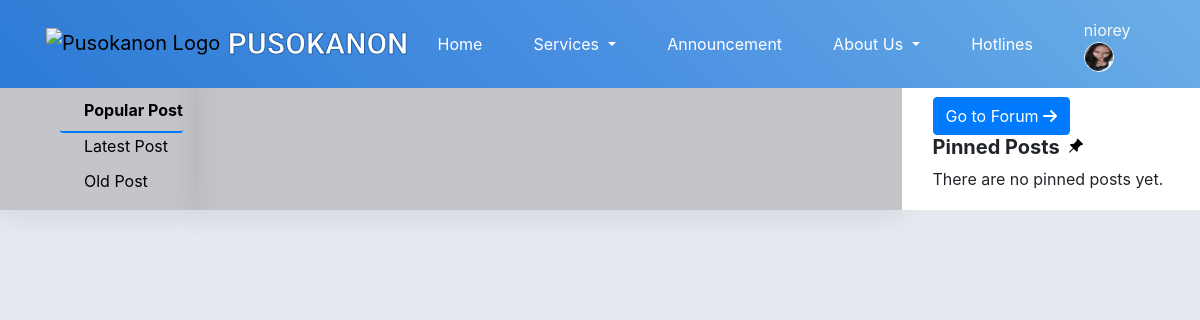
Page /Announcement.php (signed in) on the earlier database version.
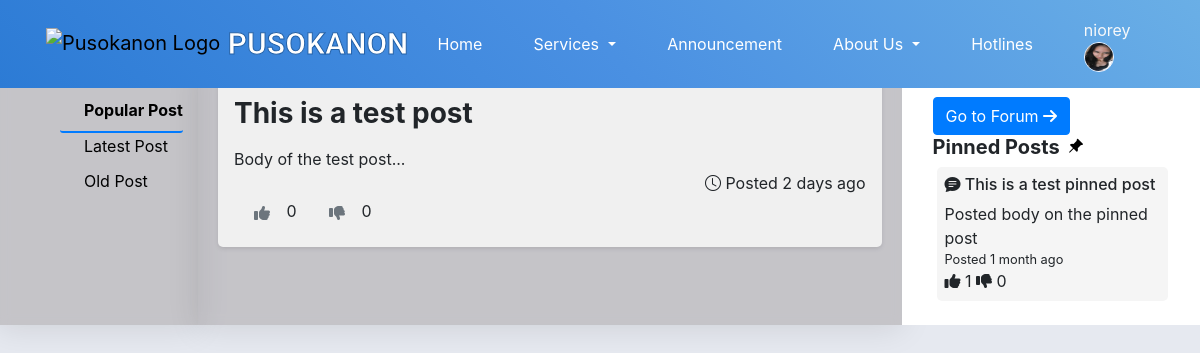
Same page on the later database version.
### tables this page shows
CREATE TABLE `announcement_posts` (
  `post_id` int(11) NOT NULL,
  `staff_id` int(11) NOT NULL,
  `title` varchar(255) NOT NULL,
  `content` text NOT NULL,
  `created_at` timestamp NOT NULL DEFAULT current_timestamp(),
  `pinned` tinyint(1) NOT NULL DEFAULT 0,
  `upvotes` int(11) DEFAULT 0,
  `downvotes` int(11) DEFAULT 0
);

### db/DBconn.php (called while the page is built, shortened)
<?php
function fetchPinnedPosts($pdo, $limit = 5) {
    $query = "SELECT p.*
              FROM announcement_posts p
              WHERE p.pinned = 1
              ORDER BY p.created_at DESC
              LIMIT :limit";
    $stmt = $pdo->prepare($query);
    $stmt->bindParam(':limit', $limit, PDO::PARAM_INT);
    $stmt->execute();
    return $stmt->fetchAll();
}
function getUserReaction($pdo, $post_id, $res_id) {
    $stmt = $pdo->prepare("SELECT reaction_type FROM announcement_posts_reactions WHERE post_id = ? AND res_id = ?");
    $stmt->execute([$post_id, $res_id]);
    return $stmt->fetch(PDO::FETCH_ASSOC);
}
function fetchAllPosts($pdo, $sort) {
    switch ($sort) {
        case 'trending':
        default:
            $orderBy = "(p.upvotes - p.downvotes) DESC, p.created_at DESC";
            break;
    }
    $query = "SELECT p.*
              FROM announcement_posts p
              WHERE p.pinned = 0
              ORDER BY $orderBy";
    $stmt = $pdo->prepare($query);
    $stmt->execute();
    return $stmt->fetchAll();
}

### Announcement.php (the view, shortened to what this page needs)
<?php
    include 'include/header.php';
    include 'db/DBconn.php';
    $sort = isset($_GET['sort']) ? $_GET['sort'] : 'trending';
    $pinnedPosts = fetchPinnedPosts($pdo);
    $posts = fetchAllPosts($pdo, $sort);
    function time_elapsed_string($datetime, $full = false) {
        $now = new DateTime;
        $ago = new DateTime($datetime);
        $diff = $now->diff($ago);
        $weeks = floor($diff->d / 7);
        $diff->d -= $weeks * 7;
        $string = array(
            'y' => 'year',
            'm' => 'month',
            'w' => 'week',
            'd' => 'day',
            'h' => 'hour',
            'i' => 'minute',
            's' => 'second',
        );
        foreach ($string as $k => &$v) {
            $value = $k === 'w' ? $weeks : $diff->$k;
            if ($value) {
                $v = $value . ' ' . $v . ($value > 1 ? 's' : '');
            } else {
                unset($string[$k]);
            }
        }
        if (!$full) $string = array_slice($string, 0, 1);
        return $string ? implode(', ', $string) . ' ago' : 'just now';
    }
?>
<link rel="stylesheet" href="css/Announcement.css">
<main>
    <div class="container-announcement">
        <div class="row d-none d-md-block">
            <div class="d-flex">
                <div class="col-md-2 announcement-sort pt-4 ">
                    <div class="sort-container justify-content-end py-2 ms-5 ">
                        <a href="?sort=trending" class="trending-button <?php echo $sort === 'trending' ? 'active' : ''; ?>">
                            <div class="sort-buttons pb-2">
                                <span class="pl-4"> Popular Post </span>
                            </div>
                        </a>
                        <a href="?sort=latest" class="latest-button <?php echo $sort === 'latest' ? 'active' : ''; ?>">
                            <div class="sort-buttons pb-2">
                            <span class="pl-4"> Latest Post  </span>
                            </div>
                        </a>
                        <a href="?sort=oldest" class="oldest-button <?php echo $sort === 'oldest' ? 'active' : ''; ?>">
                            <div class="sort-buttons pb-2">
                            <span class="pl-4"> Old Post </span>
                            </div>
                        </a>
                    </div>
                </div>
                <div class="col-md-7 announcement-item Posts">
                    <?php if (!empty($posts)): ?>
                            <?php foreach ($posts as $post): ?>
                                <a href="Res-view-Post.php?id=<?php echo $post['post_id']; ?>">
                                    <div class="Post my-3 px-3 py-3">
                                        <h3 class="fw-bold mb-3 post-title"><?php echo htmlspecialchars($post['title']); ?></h3>
                                        <p ><?php echo substr(htmlspecialchars($post['content']), 0, 100) . '...'; ?></p>
                                        <p class="posted text-end"><i class="bi bi-clock"></i> Posted <?php echo time_elapsed_string($post['created_at']); ?></p>
                                        <div class="reactions pl-2">
                                            <span class="reaction pe-3">
                                                <button class="btn upvote-btn <?php echo (isset($_SESSION['res_ID']) && getUserReaction($pdo, $post['post_id'], $_SESSION['res_ID'])['reaction_type'] === 'upvote') ? 'active' : ''; ?>" data-post-id="<?php echo $post['post_id']; ?>">
                                                    <i class="fa-solid fa-thumbs-up"></i>
                                                </button>
                                                <span class="count upvote-count"><?php echo $post['upvotes']; ?></span>
                                            </span>
                                            <span class="reaction">
                                                <button class="btn downvote-btn <?php echo (isset($_SESSION['res_ID']) && getUserReaction($pdo, $post['post_id'], $_SESSION['res_ID'])['reaction_type'] === 'downvote') ? 'active' : ''; ?>" data-post-id="<?php echo $post['post_id']; ?>">
                                                    <i class="fa-solid fa-thumbs-down"></i>
                                                </button>
                                                <span class="count downvote-count"><?php echo $post['downvotes']; ?></span>
                                            </span>
                                        </div>
                                    </div>
                                </a>
                            <?php endforeach; ?>
                        <?php else: ?>
                            <p class="no-post-message">There are no posts yet.</p>
                        <?php endif; ?>
                </div>
                <div class="col-md-3 announcement-pin bg-white pin">
                    <div class="Pinned-Posts p-1 p-sm-3 pb-1 mt-3">
                        <a href="Forum.php">
                            <button class="btn btn-primary">Go to Forum <i class="fa-solid fa-arrow-right"></i></button>
                        </a>
                        <h5 class="fw-bold d-flex justify-content-between align-items-center">
                            <span class="d-flex align-items-center">
                                Pinned Posts
                                <i class="bi bi-pin-angle-fill ms-2 text-black small"></i>
                            </span>
                        </h5>
                        <?php if (!empty($pinnedPosts)): ?>
                        <?php foreach ($pinnedPosts as $pinnedPost): ?>
                            <a href="Res-view-Post.php?id=<?php echo $pinnedPost['post_id']; ?>">
                                <div class="Pinned-Post my-2 mx-1 px-2 py-2">
                                    <h6 class="post-title"><i class="bi bi-chat-text-fill pin-title"></i> <?php echo htmlspecialchars($pinnedPost['title']); ?></h6>
                                    <span class="posted ">Posted <?= htmlspecialchars($pinnedPost['content']); ?></span>
                                    <p class="posted small">Posted <?php echo time_elapsed_string($pinnedPost['created_at']); ?></p>
                                    <div>
                                        <i class="fa-solid fa-thumbs-up reactions"></i>
                                        <span class="reactions"><?php echo $pinnedPost['upvotes']; ?></span>
                                        <i class="fa-solid fa-thumbs-down reactions"></i>
                                        <span class="reactions"><?php echo $pinnedPost['downvotes']; ?></span>
                                    </div>
                                </div>
                            </a>
                        <?php endforeach; ?>
                        <?php else: ?>
                            <p class="no-pinned-message">There are no pinned posts yet.</p>
                        <?php endif; ?>
                    </div>
                </div>
            </div>
        </div>
    </div>
</main>
</body>
</html>

### include/header.php (shortened to what this page needs)
<?php
if (isset($_SESSION['loggedin']) && $_SESSION['loggedin'] === true) {
    $firstName = isset($_SESSION['res_fname'] ) ? $_SESSION['res_fname'] : '';
    $profilePicture = $_SESSION['profile_picture'];
} else {
    header("Location: login.php");
    exit();
}
?>
<!DOCTYPE html>
<html>
<head>
    <meta name="viewport" content="width=device-width, initial-scale=1.0, maximum-scale=1.0, user-scalable=no">    <link rel="stylesheet" href="https://cdn.jsdelivr.net/npm/bootstrap-icons@1.11.3/font/bootstrap-icons.min.css">
    <link rel="stylesheet" href="https://cdn.jsdelivr.net/npm/bootstrap@5.0.2/dist/css/bootstrap.min.css">
    <link href="https://cdn.jsdelivr.net/npm/bootstrap@5.3.3/dist/css/bootstrap.min.css" rel="stylesheet">
    <link rel="stylesheet" href="https://maxcdn.bootstrapcdn.com/bootstrap/4.5.2/css/bootstrap.min.css">
    <link rel="stylesheet" href="https://cdnjs.cloudflare.com/ajax/libs/animate.css/4.1.1/animate.min.css">
    <link rel="stylesheet" href="https://cdnjs.cloudflare.com/ajax/libs/font-awesome/5.15.1/css/all.min.css">
    <link rel="stylesheet" href="https://cdnjs.cloudflare.com/ajax/libs/font-awesome/5.15.1/css/all.min.css">
    <link rel="stylesheet" href="https://cdnjs.cloudflare.com/ajax/libs/font-awesome/6.5.2/css/all.min.css" />
    <link rel="stylesheet" href="https://cdn.jsdelivr.net/npm/sweetalert2@11/dist/sweetalert2.min.css">
    <link rel="stylesheet" href="css/navbarstyles.css">
</head>
<body>
    <header>
        <nav class="navbar navbar-expand-lg" id="mainNavbar">
            <a class="navbar-brand" href="resident_landingPage.php">
                <img src="PicturesNeeded/pusokLogo.png" alt="Pusokanon Logo"><span> PUSOKANON</span>
            </a>
            <div class="collapse navbar-collapse" id="navbarNav">
                <ul class="navbar-nav ml-auto align-items-center">
                    <li class="nav-item">
                        <a class="nav-link" href="resident_landingPage.php">Home</a>
                    </li>
                    <li class="nav-item dropdown">
                        <a class="nav-link dropdown-toggle" href="#" id="servicesDropdown" role="button" data-toggle="dropdown" aria-haspopup="true" aria-expanded="false">
                            Services
                        </a>
                    </li>
                    <li class="nav-item">
                        <a class="nav-link" href="Announcement.php">Announcement</a>
                    </li>
                    <li class="nav-item dropdown">
                        <a class="nav-link dropdown-toggle" href="#" id="aboutUsDropdown" role="button" data-toggle="dropdown" aria-haspopup="true" aria-expanded="false">
                            About Us
                        </a>
                    </li>
                    <li class="nav-item">
                        <a class="nav-link" href="Resemergency-hotlines.php">Hotlines</a>
                    </li>
                    <li class="nav-item justify-content-center">
                        <div class="dropdown">
                            <a class="nav-link text-light" href="#" id="loginDropdown" role="button" data-toggle="dropdown" aria-haspopup="true" aria-expanded="false">
                                <div class="row align-items-center">
                                    <div class="col pr-0">
                                        <span class="login-text"><?php echo $firstName; ?></span>
                                    </div>
                                    <div class="col">
                                        <?php if ($profilePicture): ?>
                                            <img src="db/ProfilePictures/<?php echo htmlspecialchars($profilePicture); ?>" alt="Profile Picture" style="border: 1px solid #F9F8FD; width: 30px; height: 30px; border-radius: 50%;">
                                        <?php else: ?>
                                            <i class="bi bi-person-circle"></i>
                                        <?php endif; ?>
                                    </div>
                                </div>
                            </a>
                        </div>
                    </li>
                </ul>
            </div>
        </nav>
    </header>

### css/navbarstyles.css (style rules this page uses)
body { background-color: #e6e9f0; background-image: url("../PicturesNeeded/pusokLogoTransparent.png"); background-size: cover; background-position: center; background-repeat: no-repeat; background-attachment: fixed; }
.navbar { background: linear-gradient(45deg, #2c7bd5, #4a90e2, #6aafe6); position: fixed; top: 0; left: 0; right: 0; z-index: 9999; display: flex; justify-content: space-between; align-items: center; }
.navbar-nav { display: flex; align-items: center; }
.nav-item { margin-left: 15px; }
.navbar-brand img { margin-top: -12px; height: 45px; margin-left: 30px; }
.navbar-brand span { font-size: 30px; font-weight: bold; font-family: "Titan One", cursive; color: white; -webkit-text-stroke: 1px #2260a7; }
.nav-link { color: #ffffff; margin-right: 20px; display: flex; align-items: center; gap: 5px; }
#servicesDropdown, #aboutUsDropdown, #loginDropdown { display: flex; justify-content: center; }
p { margin-top: 0; margin-bottom: 0rem; }
.login-text { display: inline-block; max-width: 100px; overflow: hidden; text-overflow: ellipsis; white-space: nowrap; vertical-align: middle; }

### css/announcement.css (style rules this page uses)
body { margin-top:65px; overflow-x: hidden; }
main { padding: 0px; }
h3, h6 { cursor: pointer; }
.Posts a, .Pinned-Posts a:link { text-decoration: inherit; color: inherit; cursor: auto; }
.Posts a, .Pinned-Posts a:visited { text-decoration: inherit; color: inherit; cursor: auto; }
.sort-buttons { padding-bottom: 2px; transition: all 0.3s ease; }
.trending-button , .latest-button , .oldest-button { text-decoration: none; color: #000; }
.trending-button.active .sort-buttons, .latest-button.active .sort-buttons, .oldest-button.active .sort-buttons { font-weight: bold; border-bottom: 2px solid #007bff; border-radius: 3px; }
.upvote-btn, .downvote-btn { border: none; color: #6c757d; transition: all 0.3s ease; }
.upvote-btn i, .downvote-btn i { transition: color 0.3s ease; }
.announcement-sort, .announcement-item { background: rgba(122, 115, 115, 0.31); box-shadow: 0 4px 30px rgba(0, 0, 0, 0.1); backdrop-filter: blur(5.4px); -webkit-backdrop-filter: blur(5.4px); }
.announcement-item { max-height: 700px; overflow-y: scroll; scrollbar-width: none; }
.Pinned-Post { background-color: #f5f5f5; border-radius: 5px; }
.Post { margin: 5px; padding: 5px; background-color: #f0f0f0; border-radius: 5px; box-shadow: 0 2px 4px rgba(0, 0, 0, 0.1); }
.sort-container span { font-size: clamp(0.8rem, 2vw, 1rem); }
.trending-button, .latest-button, .oldest-button { font-size: 1.1rem; }

Differences in the rows shown:
added announcement_posts: title "This is a test post", content "Body of the test post", created_at "2 days ago", upvotes "0", downvotes "0"
added announcement_posts: title "This is a test pinned post", content "body on the pinned post", created_at "1 month ago", upvotes "1", downvotes "0", shown under "Pinned Posts"
Other differences:
text no longer shown: "There are no pinned posts yet."
